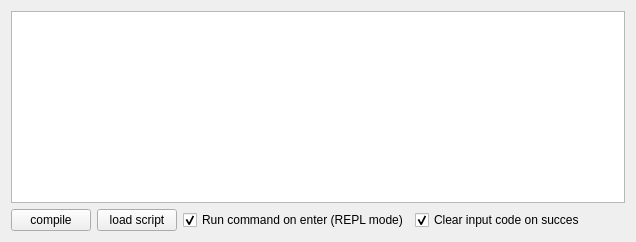
      <widget class="QWidget" name="tab_python">
       <attribute name="title">
        <string>Python console</string>
       </attribute>
       <attribute name="toolTip">
        <string>Tab for interactive python session.</string>
       </attribute>
       <attribute name="whatsThis">
        <string>Tab for interactive python session.</string>
       </attribute>
       <layout class="QVBoxLayout" name="verticalLayout_11">
        <item>
         <widget class="QTextEdit" name="txt_python_out">
          <property name="whatsThis">
           <string>Python output from interactive sessions will be displayed in this field.</string>
          </property>
          <property name="readOnly">
           <bool>true</bool>
          </property>
         </widget>
        </item>
        <item>
         <layout class="QHBoxLayout" name="horizontalLayout_7">
          <item>
           <widget class="QPushButton" name="bt_python_run">
            <property name="sizePolicy">
             <sizepolicy hsizetype="Fixed" vsizetype="Fixed">
              <horstretch>0</horstretch>
              <verstretch>0</verstretch>
             </sizepolicy>
            </property>
            <property name="toolTip">
             <string>Compile/run input code</string>
            </property>
            <property name="whatsThis">
             <string>Compile input code. Used to enter definitions/code which span several lines (uncheck the REPL mode checkbox). </string>
            </property>
            <property name="text">
             <string>compile</string>
            </property>
           </widget>
          </item>
          <item>
           <widget class="QPushButton" name="bt_python_load">
            <property name="whatsThis">
             <string>Load a script for editing.</string>
            </property>
            <property name="text">
             <string>load script</string>
            </property>
           </widget>
          </item>
          <item>
           <widget class="QCheckBox" name="chb_python_process_enter">
            <property name="toolTip">
             <string>REPL mode on/off</string>
            </property>
            <property name="whatsThis">
             <string>Check this box if you want to run in an interactive mode with instant response to each command. </string>
            </property>
            <property name="text">
             <string>Run command on enter (REPL mode)</string>
            </property>
            <property name="checked">
             <bool>true</bool>
            </property>
           </widget>
          </item>
          <item>
           <widget class="QCheckBox" name="chb_python_clear">
            <property name="whatsThis">
             <string>Clear input code if it did not result in a error. Useful in interactive (REPL) mode. A command history is maintained and available by using up/down arrows.</string>
            </property>
            <property name="text">
             <string>Clear input code on succes</string>
            </property>
            <property name="checked">
             <bool>true</bool>
            </property>
           </widget>
          </item>
          <item>
           <spacer name="horizontalSpacer_5">
            <property name="orientation">
             <enum>Qt::Horizontal</enum>
            </property>
            <property name="sizeHint" stdset="0">
             <size>
              <width>40</width>
              <height>20</height>
             </size>
            </property>
           </spacer>
          </item>
         </layout>
        </item>
       </layout>
      </widget>
